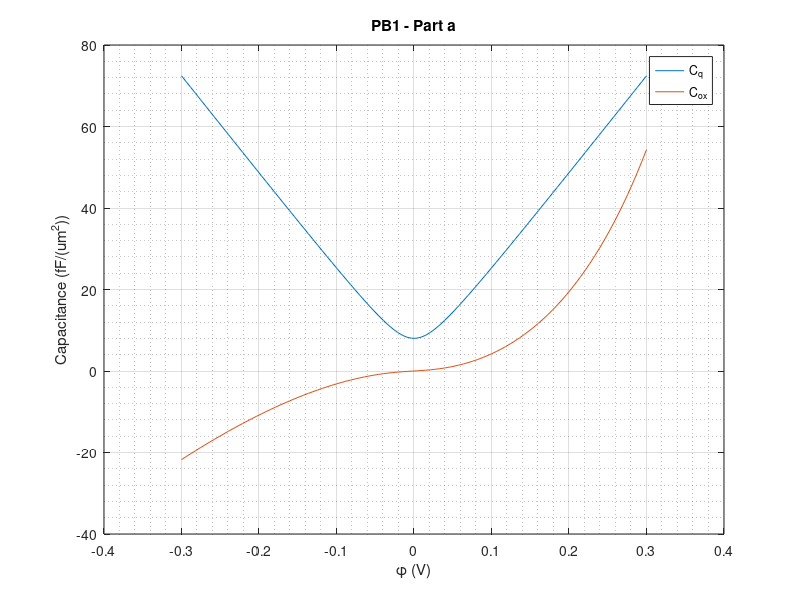
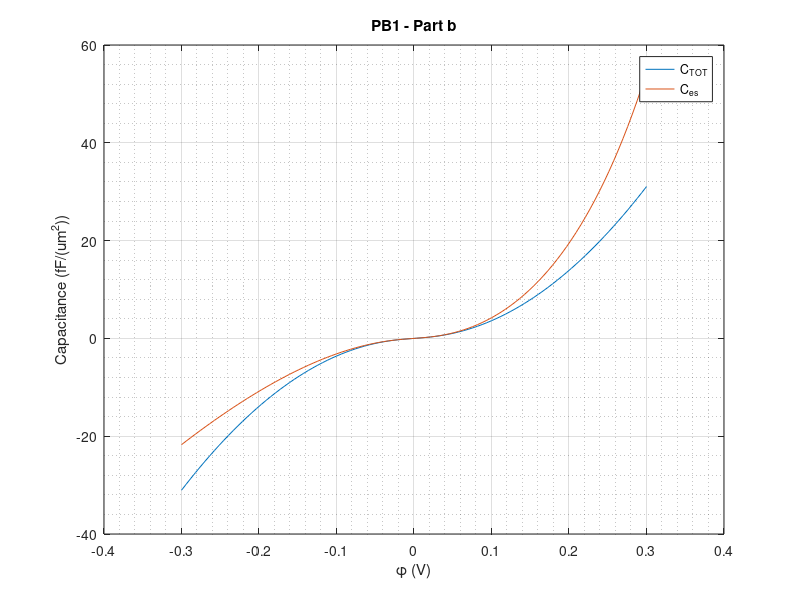

The MATLAB source for these figures, in order:
%%% Problem 1 %%%

% Part a)

Cqi = 8; % fF/(um^2)
Bge2 = 240; % fF/(eV * um^2)
phi = linspace(-0.3, 0.3);
vg = 0.7;

Cq = sqrt(Cqi^2 + (Bge2*phi).^2);
Cox = -(phi.*Cq)./(phi-vg);

figure(1)
plot(phi, Cq, phi, Cox);
xlabel('\phi (V)'); ylabel('Capacitance (fF/(um^2))');
legend('C_q', 'C_o_x');
title('PB1 - Part a');
grid minor; grid on;



% Part b)

Ctot = Cq.*Cox./(Cq+Cox);

figure(2)
plot(phi, Ctot, phi, Cox);
xlabel('\phi (V)'); ylabel('Capacitance (fF/(um^2))');
legend('C_T_O_T', 'C_e_s');
title('PB1 - Part b');
grid minor; grid on;

